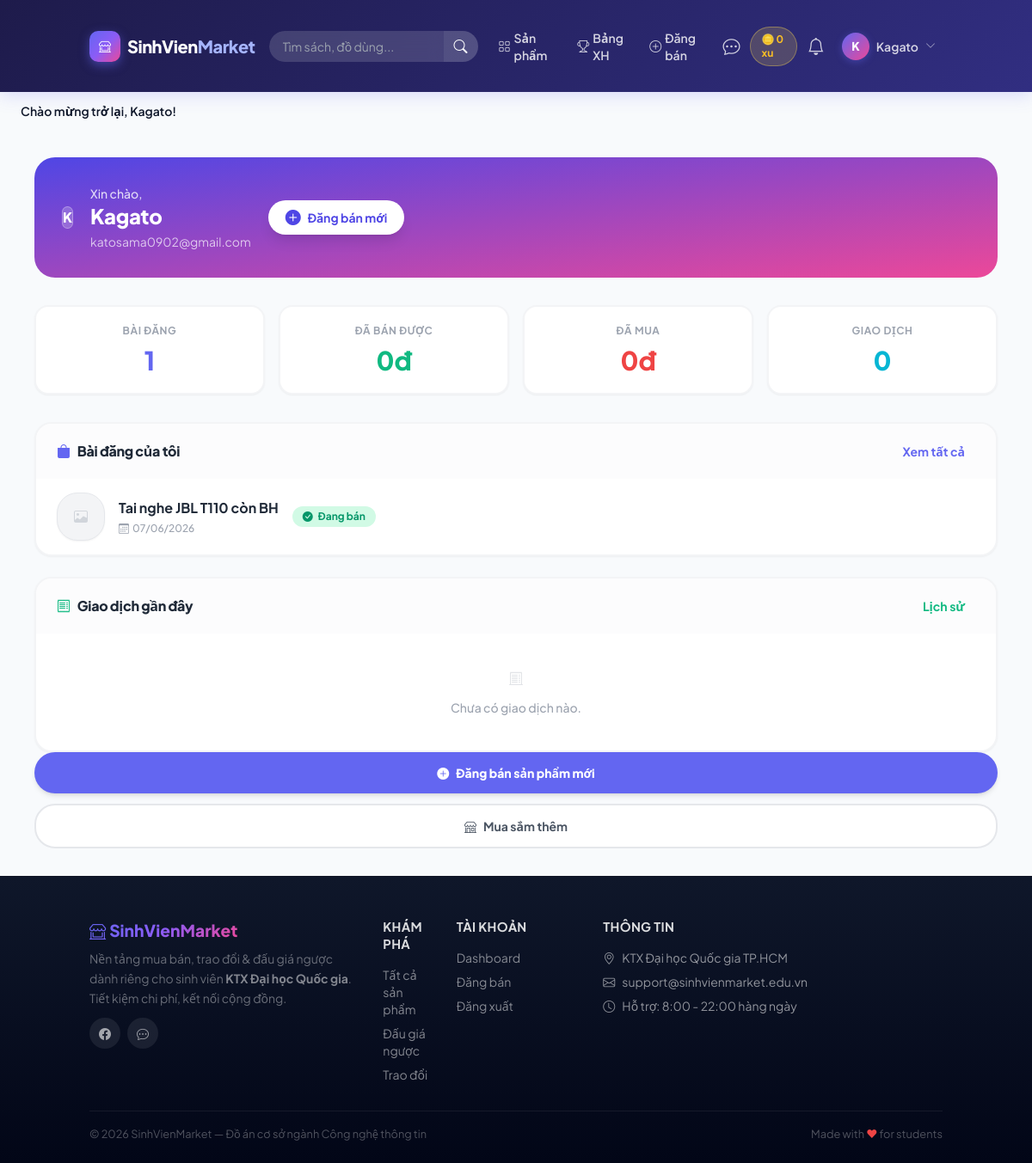
/dashboard (signed in), run on the app's committed database.
### tables this page shows
CREATE TABLE `products` (
    `id`          INT UNSIGNED NOT NULL AUTO_INCREMENT,
    `user_id`     INT UNSIGNED NOT NULL COMMENT 'Người đăng bán',
    `category_id` INT UNSIGNED NOT NULL COMMENT 'Danh mục',
    `title`       VARCHAR(200) NOT NULL COMMENT 'Tiêu đề bài đăng',
    `description` TEXT         NOT NULL COMMENT 'Mô tả chi tiết sản phẩm',
    `image`       VARCHAR(255) DEFAULT NULL COMMENT 'Tên file ảnh trong /public/uploads/',
    `type`        ENUM('sale', 'exchange', 'auction') NOT NULL DEFAULT 'sale'
                  COMMENT 'Loại: bán thường / trao đổi / đấu giá ngược',
    `status`      ENUM('pending', 'active', 'sold', 'cancelled') NOT NULL DEFAULT 'pending'
                  COMMENT 'pending=chờ duyệt, active=đang bán, sold=đã bán, cancelled=bị từ chối',
    `price`       DECIMAL(12, 0) DEFAULT NULL COMMENT 'Giá cố định (chỉ dùng với type=sale)',
     
    `condition`   ENUM('new','like_new','used','worn') NOT NULL DEFAULT 'used'
                  COMMENT 'Tình trạng: new=Mới 100%, like_new=Như mới, used=Đã dùng, worn=Cũ',
     
    `bumped_at`   TIMESTAMP NULL DEFAULT NULL COMMENT 'Thời điểm đẩy tin gần nhất (NULL = chưa đẩy)',
     
    `ai_review_status` ENUM('pending','safe','suspicious','violation') DEFAULT 'pending'
                       COMMENT 'Kết quả kiểm duyệt của AI',
    `ai_review_note`   TEXT DEFAULT NULL
                       COMMENT 'Lý do AI đưa ra (Việt hoá cho Admin đọc)',
    `created_at`  TIMESTAMP NOT NULL DEFAULT CURRENT_TIMESTAMP,
    `updated_at`  TIMESTAMP NOT NULL DEFAULT CURRENT_TIMESTAMP ON UPDATE CURRENT_TIMESTAMP,
    PRIMARY KEY (`id`),
    KEY `idx_user_id`       (`user_id`),
    KEY `idx_category_id`   (`category_id`),
    KEY `idx_type`          (`type`),
    KEY `idx_status`        (`status`),
    KEY `idx_condition`     (`condition`),
    KEY `idx_bumped_at`     (`bumped_at`),
    KEY `idx_created_at`    (`created_at`),
    KEY `idx_status_created` (`status`, `created_at`),
    FULLTEXT KEY `ft_search` (`title`, `description`),
    CONSTRAINT `fk_products_user`     FOREIGN KEY (`user_id`)     REFERENCES `users`(`id`)       ON DELETE CASCADE,
    CONSTRAINT `fk_products_category` FOREIGN KEY (`category_id`) REFERENCES `categories`(`id`) ON DELETE RESTRICT
);

### app/views/home/dashboard.php (the view, shortened to what the rows shown need)
<?php
$appUrl = rtrim($_ENV['APP_URL'] ?? '', '/');
?>
<div class="container mx-auto px-4 py-8 max-w-6xl font-sans text-gray-800 dark:text-dark-text">
  <div class="grid grid-cols-1 lg:grid-cols-12 gap-6 md:gap-8">
    <div class="lg:col-span-7 animate-[fadeInUp_0.6s_ease-out_0.2s_both]">
      <div class="bg-white dark:bg-dark-card rounded-[20px] border-2 border-gray-100 dark:border-dark-border overflow-hidden shadow-sm">
        <?php if (empty($products)): ?>
          <div class="p-10 text-center text-gray-400">
            <i class="bi bi-bag-x block text-[3rem] mb-3 opacity-30"></i>
            <div class="text-sm mb-1">Chưa có bài đăng.</div>
            <a href="<?= $appUrl ?>/products/create" class="text-indigo-500 font-bold no-underline hover:underline">Đăng bán ngay!</a>
          </div>
        <?php else: ?>
          <div class="flex flex-col">
            <?php foreach (array_slice($products, 0, 5) as $p): ?>
              <?php
                $statusMapTW = [
                    'pending'   => ['Chờ duyệt',   'bg-amber-100 text-amber-600',   'bi-hourglass-split'],
                    'active'    => ['Đang bán',    'bg-emerald-100 text-emerald-600',   'bi-check-circle-fill'],
                    'sold'      => ['Đã bán',      'bg-gray-200 text-gray-600',      'bi-bag-check-fill'],
                    'cancelled' => ['Đã thu hồi', 'bg-red-100 text-red-600', 'bi-x-circle-fill'],
                ];
                [$statusLabel, $statusColor, $statusIcon] = $statusMapTW[$p['status']] ?? ['?','bg-gray-100 text-gray-500','bi-dash'];
              ?>
              <div class="flex items-center gap-4 px-6 py-4 border-b border-gray-50 dark:border-dark-border hover:bg-gray-50 dark:hover:bg-dark-2 transition-colors last:border-0 group">
                <div class="w-14 h-14 rounded-xl overflow-hidden flex-shrink-0 bg-gray-100 dark:bg-dark-2 shadow-sm border border-gray-200 dark:border-gray-700 relative">
                  <?php if ($p['image']): ?>
                    <img src="<?= $appUrl ?>/products/image?id=<?= (int)$p['id'] ?>" class="w-full h-full object-cover">
                  <?php else: ?>
                    <div class="flex items-center justify-center h-full text-gray-300">
                      <i class="bi bi-image"></i>
                    </div>
                  <?php endif; ?>
                </div>
                <div class="flex-grow min-w-0">
                  <a href="<?= $appUrl ?>/products/show?id=<?= $p['id'] ?>" class="font-bold text-gray-800 dark:text-dark-text no-underline block truncate mb-1 group-hover:text-indigo-500 transition-colors">
                    <?= htmlspecialchars($p['title'], ENT_QUOTES) ?>
                  </a>
                  <div class="text-xs text-gray-400 font-medium"><i class="bi bi-calendar3 mr-1"></i><?= date('d/m/Y', strtotime($p['created_at'])) ?></div>
                </div>
                <span class="inline-flex items-center gap-1.5 px-3 py-1 rounded-full text-xs font-bold flex-shrink-0 <?= $statusColor ?>">
                  <i class="bi <?= $statusIcon ?>"></i><?= $statusLabel ?>
                </span>
              </div>
            <?php endforeach; ?>
          </div>
        <?php endif; ?>
      </div>
    </div>
  </div>
</div>

### data on the page
products: title "Tai nghe JBL T110 còn BH", created_at "07/06/2026", statusLabel "Đang bán"

### other printed values
$user['coins'] "0"
mb_strtoupper(mb_substr($user['name'] ?? 'U', 0, 1)) "K"
$user['name'] "Kagato"
$message "Chào mừng trở lại, Kagato!"
mb_strtoupper(mb_substr($user['name'], 0, 1)) "K"
$user['email'] "katosama0902@gmail.com"
count($products) "1"
$totalSellAmt "0"
$totalBuyAmt "0"
count($transactions) "0"
